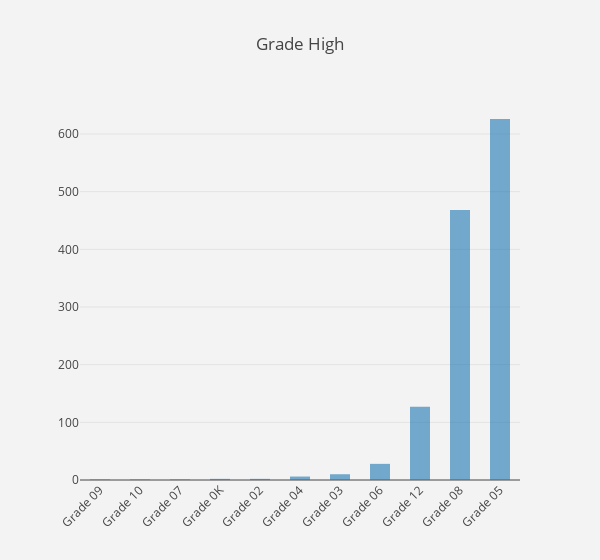

The notebook cell this image was saved under:
### Markdown cell above
<h2>High Grade</h2>
Let's see the highest grade offered by the Schools.

### Code cell
high_grd = data_chart(schl_df, 'Grade High', 'cat')
x = list(map(lambda x: f'Grade {x}', high_grd.nlst))
y = high_grd.clst
high_grd.plot(**{'data': {'x': x, 'y': y, 'orientation': 'v', 'width': 0.5},
                 'layout': {'width': 600, 'xaxis': dict(tickangle=-45)}
                })

### Figure 1 — Plotly figure (JSON) as saved in the notebook; plotly's stock layout.template omitted (floating-point values rounded to 4 significant figures)
{"data": [{"hovertext": ["0.08%", "0.08%", "0.08%", "0.16%", "0.16%", "0.47%", "0.79%", "2.20%", "9.98%", "36.79%", "49.21%"], "opacity": 0.6, "orientation": "v", "type": "bar", "width": 0.5, "x": ["Grade 09", "Grade 10", "Grade 07", "Grade 0K", "Grade 02", "Grade 04", "Grade 03", "Grade 06", "Grade 12", "Grade 08", "Grade 05"], "y": [1, 1, 1, 2, 2, 6, 10, 28, 127, 468, 626]}], "layout": {"autosize": true, "paper_bgcolor": "rgb(243, 243, 243)", "plot_bgcolor": "rgb(243, 243, 243)", "title": "Grade High", "width": 600, "xaxis": {"tickangle": -45}}}
